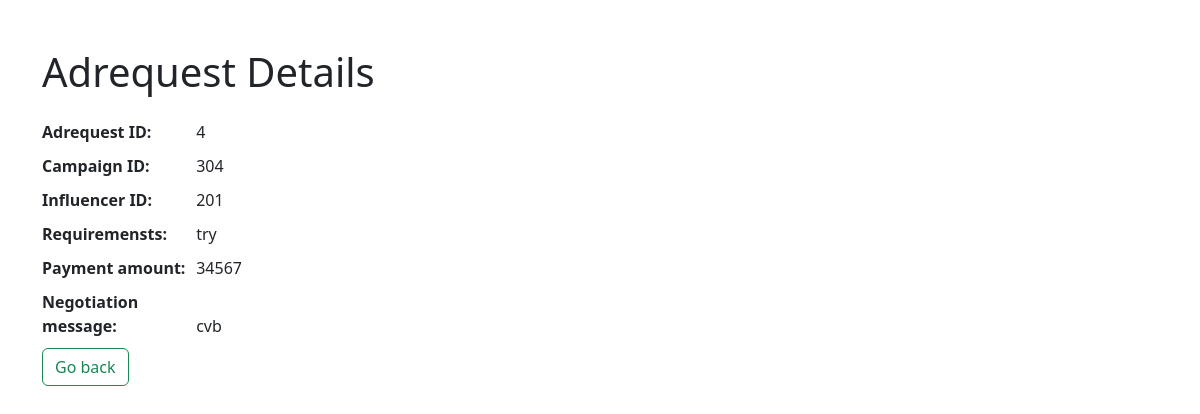
The page /adrequest/4/201/inf on the database as committed earlier.
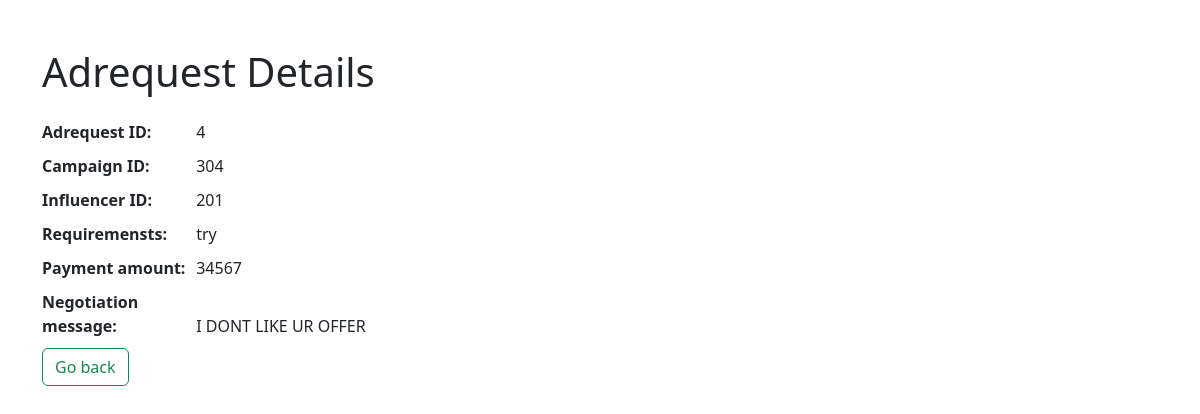
The same page on the database as committed later.
### application/models.py (models this page shows)
class Adrequest(db.Model):
    __tablename__="adrequest"
    adreq_id=db.Column(db.Integer,primary_key=True,nullable=False)
    inf_id=db.Column(db.Integer,db.ForeignKey("influencer.inf_id"),nullable=False)
    camp_id=db.Column(db.Integer,db.ForeignKey("campaign.camp_id"),nullable=False)
    messages=db.Column(db.String)
    requirements=db.Column(db.String)
    pay_amount=db.Column(db.Integer,nullable=False)
    status=db.Column(db.String,nullable=False)

### application/controllers.py (the view)
@app.route("/adrequest/<int:adreq_id>/<inf_id>/inf",methods=["GET"])
def inf_ad_details(adreq_id,inf_id):
    inf=Influencer.query.get(inf_id)
    adreq=Adrequest.query.get(adreq_id)
    if request.method=="GET":
        return render_template("inf_ad_details.html",adreq=adreq,inf=inf)

### templates/inf_ad_details.html (shortened to what this page needs)
<!DOCTYPE html>
<html lang="en">
<head>
    <link href="https://cdn.jsdelivr.net/npm/bootstrap@5.3.3/dist/css/bootstrap.min.css" rel="stylesheet">
</head>
<body>
    <div class="container mt-5">
        <h1 class="mb-4">Adrequest Details</h1>
        <div class="detail"><strong>Adrequest ID:</strong> {{adreq.adreq_id}}</div>
        <div class="detail"><strong>Campaign ID:</strong> {{adreq.camp_id}}</div>
        <div class="detail"><strong>Influencer ID:</strong> {{adreq.inf_id}}</div>
        <div class="detail"><strong>Requiremensts:</strong> {{adreq.requirements}}</div>
        <div class="detail"><strong>Payment amount:</strong> {{adreq.pay_amount}}</div>
        <div class="detail"><strong>Negotiation message:</strong> {{adreq.messages}}</div>
        <a href="{{url_for('inf_dashboard',inf_id=inf.inf_id) }}"><button class="btn btn-outline-success" type="button">Go back</button></a>
    </div>
</body>
</html>

Rows that differ between the two databases and show on the page:
changed Adrequest "try": messages "cvb" → "I DONT LIKE UR OFFER"
